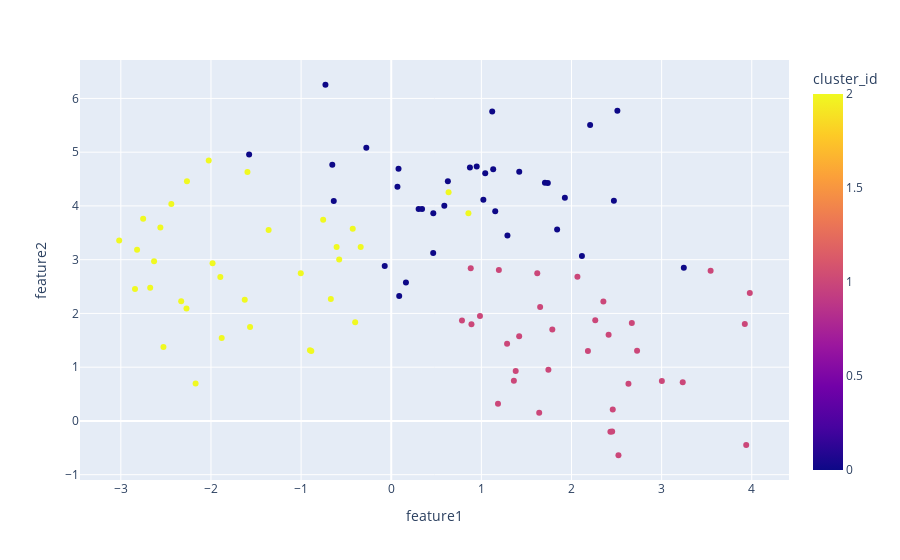

Here is the notebook cell this chart was saved with:
### Code cell
import plotly.express as px 
fig = px.scatter(df,x = 'feature1',y="feature2",color='cluster_id')
fig.show()
